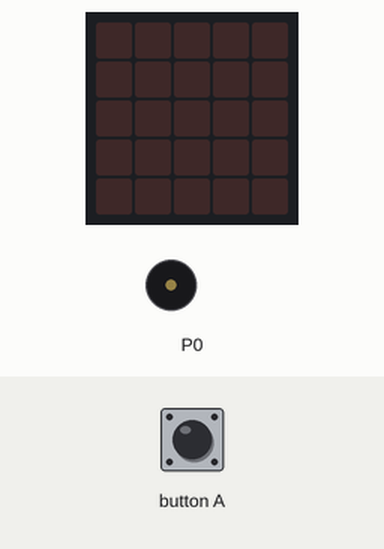
Recording of a program running on a simulated BBC micro:bit running MicroPython. On the bench: the board's 5×5 LED display, buzzer (waves = sounding). Inputs (shaded band) come from the test bench.

Above: at 1.2 s.
1.3 s: button A pressed for 0.15 s
At 1.57 s:
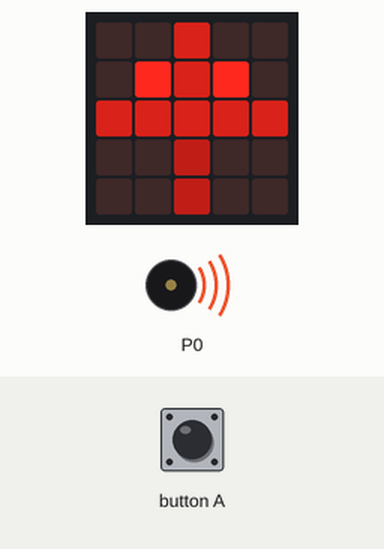
At 2.3 s:
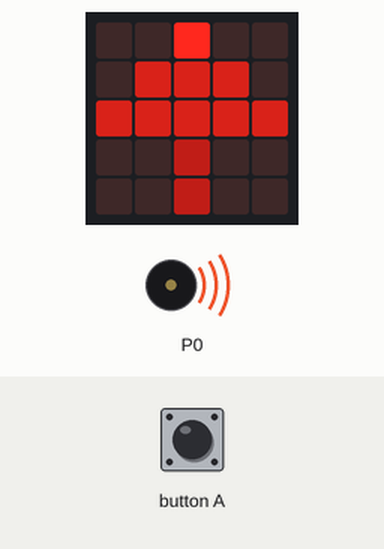
Timing chart, 0 to 10.3 s (numbered marks = the images above; inputs shaded):
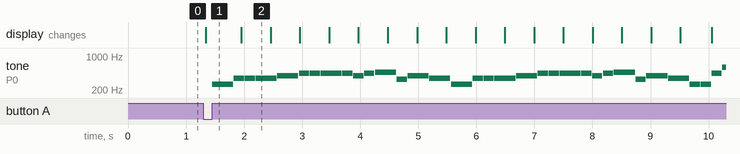

Measured:
- after the input at 1.3 s, tone on P0: plays 262 Hz for 0.36 s, 349 Hz for 0.18 s, 349 Hz for 0.18 s, 349 Hz for 0.36 s, 392 Hz for 0.36 s, 440 Hz for 0.18 s … (34 notes in this stretch), starting after 0.15 s; the display: changes at once (image 1)
- what the display in image 2 shows lasts 0.5 s, from 2.0 s to 2.5 s

The program:

oh_christmas_tree.py
```python
from microbit import *
import music

# Create images for LED display
tree1 = Image("00500:09590:555555:00300:00300")
tree2 = Image("00900:05550:55555:00300:00300")
tree3 = Image("00500:09590:55555:00300:00300")
tree4 = Image("00500:05550:95559:00300:00300")
tree5 = Image("00500:05550:55955:00300:00300")
tree6 = Image("00500:05550:59595:00300:00300")

# Put images in a sequence inside a list
showTree = [tree1,tree2,tree3,tree4,tree5,tree6]

# Create song to play with display
music.set_tempo(ticks=8,bpm=40)
song1 = [
    "C4:2","F:1","F:1","F:2","G:2","A:1","A:1","A:2",
    "A:1","G:1","A:1","Bb:2","E:1","G:2","F:2",
    "C4:2","F:1","F:1","F:2","G:2","A:1","A:1","A:2",
    "A:1","G:1","A:1","Bb:2","E:1","G:2","F:2",
    "C:1","C:1","A:1","D5:4","C4:1","C:1","Bb:1","Bb:4",
    "Bb:1","Bb:1","G5:1","C4:4","Bb:1","Bb:1","A:2","A:2",
    "C4:2","F:1","F:1","F:1","G:2","A:1","A:1","A:1",
    "A:1","G:1","A:1","Bb:2","E:1","G:2","F:2"
]

while True:
    if button_a.is_pressed():
        # wait=False allows song to play without blocking
        music.play(song1,wait=False,loop=False)
        # display sequence of LED images
        display.show(showTree, delay=500, loop=True, wait=False)
```
